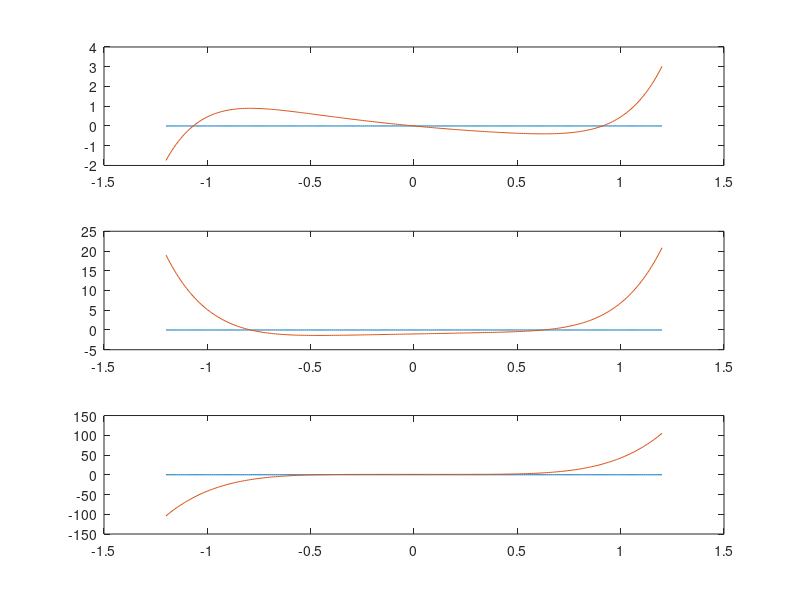

Here is the MATLAB script that generated this plot: (Note: this script raises an error after producing the figure.)
close all
clear all
clc
format long


f = @(x) x.^7 - x - cos(x) + 1;
df = @(x) 7 * x.^6 + sin(x) - 1;
ddf = @(x) 42 * x.^5 + cos(x);
I = [-1.2:0.01:1.2];
ejex = @(x) 0*x;
tol = 10^(-5);
nmax = 1000;


subplot(3,1,1);
plot(I, ejex(I), I, f(I));
subplot(3,1,2);
plot(I, ejex(I), I, df(I));
subplot(3,1,3);
plot(I, ejex(I), I, ddf(I));

%{
a1 = -1.2;
b1 = -1;
[zero, res, niter] = bisection(f, a1, b1, tol, nmax);

a2 = -0.5;
b2 = 0.5;
[zero, res, niter] = bisection(f, a2, b2, tol, nmax);

a3 = 0.5;
b3 = 1.5;
[zero, res, niter] = bisection(f, a3, b3, tol, nmax);
%}


a1 = 0;
b1 = 1;
[zero, res, niter] = bisection(df, a1, b1, tol, nmax);

localMin = zero

a2 = -1;
b2 = 0;
[zero, res, niter] = bisection(df, a2, b2, tol, nmax);

localMax = zero

a3 = -1;
b3 = 1;
[zero, res, niter] = bisection(ddf, a3, b3, tol, nmax);

inflexion = zero

newtonSysF = @(x) [x(1).^2 + x(2).^2 - 1; f(x(1)) - x(2)]
newtonSysJ = @(x) [2*x(1), 2*x(2); df(x(1)), df(0)]

vx0 = [0.5;0.5];
[x, F, niter] = newtonsys(newtonSysF, newtonSysJ, vx0, tol, nmax);







